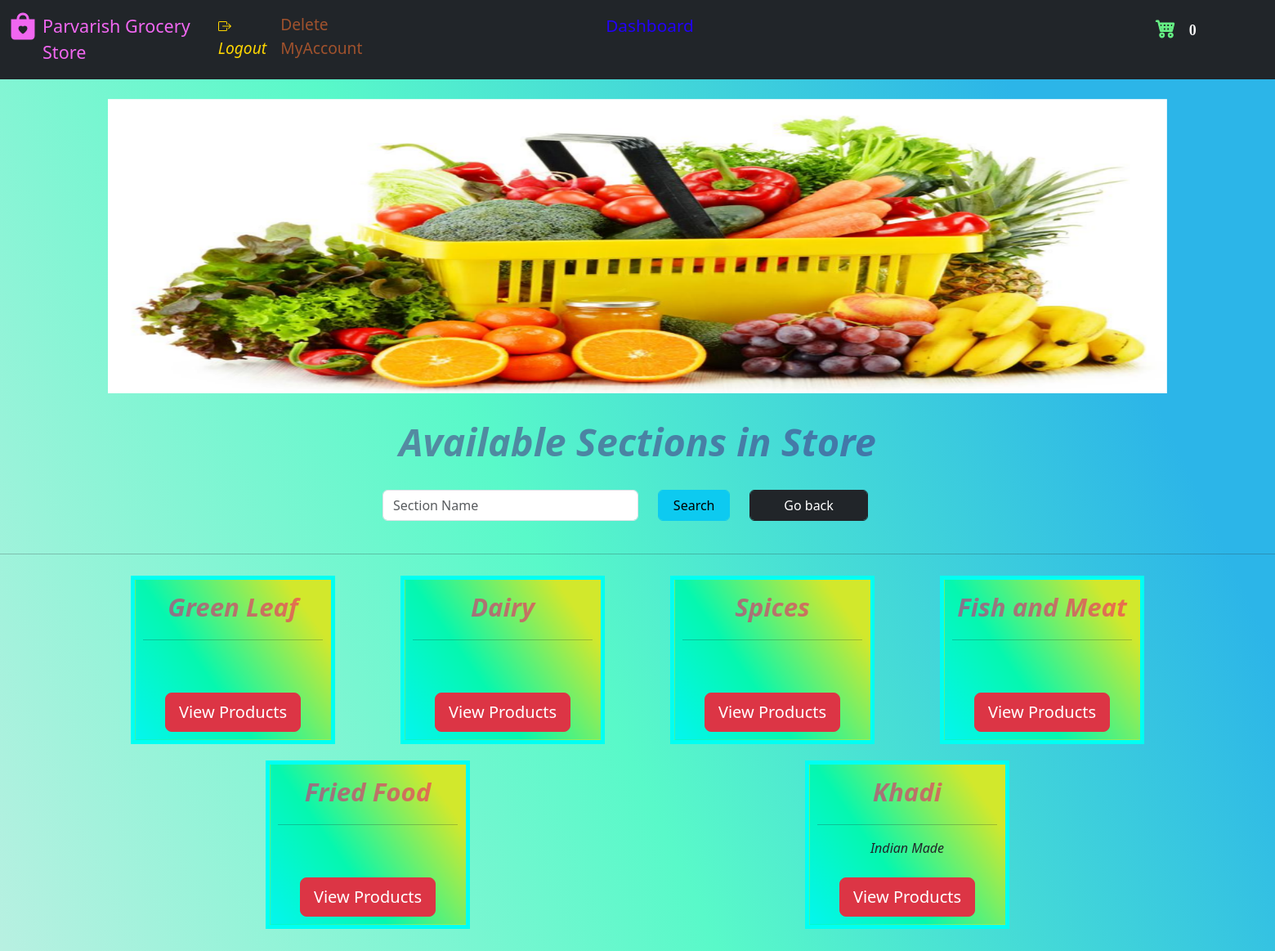
The page /store (signed in) on the database its author committed.
### website/model.py (models this page shows)
class Category(db.Model):
    category_Name = db.Column(db.String(), nullable=False, unique=True)
    category_Id = db.Column(db.Integer(), primary_key=True)
    description = db.Column(db.String())
    managedBy_Id = db.Column(db.Integer(), db.ForeignKey('store.id'))
    catalog = db.relationship('Product', backref='parent')

### website/views.py (the view, shortened to what this page needs)
@login_required
@Views.route('/store', methods=["GET", "POST"])
def Store_front():
    user_id = session['id']
    user_role = session['role']
    if 'carte' not in session:
        session['carte'] = []
    if not session['carte']:
        products_cart_1 = []
    if session['carte']:
        products_cart_1 = session['carte']
    manager_1 = False
    if user_role == 'Customer':
        customer = Customer.query.get(user_id)
        categories_1 = Category.query.all()
        list = []
        if request.method == 'POST' and 'search' in request.form:
            search_ = request.form.get("search")
            if search_.isdigit():
                flash("Incorrect Input. Only accept alphabets", category='error')
                return redirect(url_for('views.Store_front'))
            else:
                search = '%{}%'.format(search_)
                category_name = Category.query.filter(
                    Category.category_Name.like(search))
                for items in category_name:
                    list.append(items)
                return render_template('storefront.html', categories=list, name=customer.username, id=customer.id, cart=products_cart_1)
        return render_template('storefront.html', categories=categories_1, name=customer.username, id=customer.id, cart=products_cart_1)
    elif user_role == 'Manager':
        manager = Store.query.get(user_id)
        categories = Category.query.filter(
            Category.managedBy_Id == user_id).all()
        manager_1 = True
        list = []
        return render_template('storefront.html', categories=categories, name=manager.username, id=manager.id, cart=products_cart_1, manager_1=manager_1)
    else:
        return redirect(url_for("views.landing_page.html"))

### website/auth.py (called while the page is built)
@App.login_manager.user_loader
def load_customer(id):
    if id is not None:
        return Customer.query.get(int(id))
    return None

### website/templates/storefront.html (shortened to what this page needs)
<!DOCTYPE html>
<html lang="en">
  <head>
    <link
      href="https://cdn.jsdelivr.net/npm/bootstrap@5.3.0/dist/css/bootstrap.min.css"
      rel="stylesheet"
    />
    <link
      rel="stylesheet"
      href="https://cdn.jsdelivr.net/npm/bootstrap-icons@1.10.5/font/bootstrap-icons.css"
    />
  </head>
  <body>
    <nav class="navbar navbar-expand-lg navbar-dark bg-dark">
      <div class="container-fluid">
        <div class="collapse navbar-collapse" id="navbar">
          <div class="navbar-nav">
            <a href="/store">
              <i
                class="bi bi-bag-heart-fill"
                style="
                  font-size: 2rem;
                  -webkit-text-stroke-width: 1px;
                  color: rgb(241, 103, 241);
                  width: 10%;
                "
              ></i>
            </a>
            <a
              href="{{ url_for('views.Store_front') }}"
              class="nav-item nav-link"
              style="
                color: rgb(241, 103, 241);
                font-size: 1.35em;
                text-decoration: none;
                display: block;
                width: 25%;
                margin-left: 0px;
              "
              >Parvarish Grocery Store</a
            ><span
              id="logout"
              style="display: block inline-block; width: 600px"
            >
              <span
                id="logout"
                style="display: block inline-block; width: 600px"
              >
                <span style="margin: auto"
                  ><i
                    ><a
                      class="nav-item nav-link"
                      style="
                        float: left;
                        color: rgb(255, 215, 0);
                        font-size: 1.2rem;
                        display: block;
                        width: 20%;
                        margin-left: 0px;
                      "
                      href="/logout"
                      >Logout</a
                    ></i
                  ></span
                ><span style="margin: auto"
                  ><a
                    class="nav-item nav-link"
                    style="
                      float: left;
                      color: rgb(160, 82, 45);
                      width: 50%;
                      margin-left: 20px;
                      font-size: 1.2rem;
                    "
                    href="/delete_account"
                    onclick="return confirm('Are you sure you want to delete the account?');"
                    >Delete MyAccount</a
                  ></span
                ></span
              ></span
            >
            {% if manager_1 %}
            <span
              id="logout"
              style="display: block inline-block; width: 900px"
            >
            <a
                class="nav-item nav-link"
                style="
                  float: right;
                  color: rgb(34, 2, 247);
                  width: 50%;
                  font-size: 1.3rem;
                  margin-right: 20px;
                "
                href="{{ url_for('views.Dash_manager') }}"
                >Dashboard</span>
               {% endif %}
            <span
              id="logout"
              style="display: block inline-block; width: 700px"
            >
            <a
               class="nav-item nav-link"
               style="
                 float: right;
                 color: rgb(34, 2, 247);
                 width: 40%;
                 font-size: 1.5rem;
                 margin-right: 20px;
               "
               href="/store/cart"
               ><i
                 class="bi bi-cart4"
                 style="
                   font-size: 1.5rem;
                   -webkit-text-stroke-width: 1px;
                   color: rgb(103, 241, 133);
                   width: 10%;
                 "
               ></i
               ><span
                 STYLE="font-family:'Verdana';margin-left :5px;color:whitesmoke"
                 class="badge badge-light"
               >{{ cart|length }}</span></a
           ></span></span
          </div>
        </div>
      </div>
    </nav>
    <section>
    <div class="container" id="content"><br />
        <div id="carouselExampleIndicators" class="carousel slide" data-ride="carousel">
          <div class="carousel-inner">
            <div class="carousel-item active">
              <img class="d-block w-100" src="{{ url_for('static', filename='carousel_111.png') }}" alt="First slide" width="50" height="150" >
            </div>
          </div>
          <a class="carousel-control-prev" href="#carouselExampleIndicators" role="button" data-slide="prev">
            <span class="carousel-control-prev-icon" aria-hidden="true"></span>
          </a>
          <a class="carousel-control-next" href="#carouselExampleIndicators" role="button"  data-slide="next">
            <span class="carousel-control-next-icon" aria-hidden="true"></span>
          </a>
        </div></section>
        <section><div>
          {% if categories|length == 0 %}
          <h1>No Offerings! Business is Shut Down for today.</h1>
          {% else %}
          <br>
          <div style="font-style: italic;color:rgba(68, 12, 114, 0.466);font-size: 3vw;" align="center"><strong>Available Sections in Store</strong></div><br>
          <div class="col-5" style="margin-left: 30%">
            <form action="{{ url_for('views.Store_front') }}" method="POST" autocomplete="off">
              <div class="row"  >
                <div class="col-6">
                  <input type="text" class="form-control" name="search" id="search" placeholder="Section Name" />
                </div>
                <div class="col-2" align="left">
                  <input type="submit" class="form-control btn btn-info" value="Search"  />
                </div>
                <div class="col-3" align="left"><a href="{{ url_for('views.Store_front') }}">
                  <input type="submit" class="form-control btn btn-dark" value="Go back"  /> </a>
                </div>
              </div>
            </form>
          </div></div>
          <br><hr>
          <div class="container">
            <div class="row align-items-start">
              {% for variety in categories %}
              <div class="col">
                <table class="table"
    style="
      border: 5px solid rgb(0, 255, 242);
      /* background-color: #96d4d4; */
      width: 250px;
      margin:10px;
      table-layout: fixed;
      margin-left:auto ;
      margin-right:auto ;
    "
  >
    <tr  align="center" style="height: 200px;">
      <td class="boxes"
        style="
          padding: 10px 10px;
          width: 100%;
        "
      >
      <span style="font-style: italic;color:rgba(249, 4, 106, 0.531);font-size: 2vw;"><strong>{{ variety.category_Name }}</strong></span><br/><hr/>
        <span><em>{{ variety.description }}</em></span><br/><br/>
        <span><a href="/store/{{ variety.category_Name }}/products"><input type="button" class="btn btn-danger btn-lg" style="margin: auto;" type="submit" value="View Products" /></a></span>
      </td>
      </tr></table>
              </div>
            {% endfor %}
            </div>
          </div></section>
          {% endif %}
  </body>
</html>

### website/templates/storefront.html (style rules this page uses)
.navbar { margin-bottom: 0; border-radius: 0; }
.carousel-inner img { margin: auto; min-height: 200px; width: 100%; height: 360px; }
.boxes { background: linear-gradient( 55deg, #04f6ee 0%, #05f7af 38%, #d2e82c 85% ) }
td { word-wrap: break-word; }
html { scroll-behavior: smooth; }
body { height: 2000px; background: linear-gradient( 65deg, #e2ecec 0%, #59f9c9 51%, #2cb5e8 85% ); }

### rows shown on the page
Category: category_Name "Green Leaf"
Category: category_Name "Dairy"
Category: category_Name "Spices"
Category: category_Name "Fish and Meat"
Category: category_Name "Fried Food"
Category: category_Name "Khadi", description "Indian Made"

### other values the page prints
{{ cart|length }} "0"
